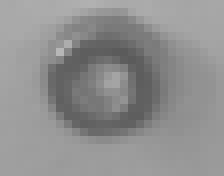
#> input picture templates/0.png, 28 x 22 px, given in place of the camera (shown 8 times larger)
$ python retex.py   (older library calls are emulated)
#> lines starting #> are read from the running program, lines starting #| are printed output that depends on the picture
#> further down, frame is the input picture: shape (22, 28, 3); min 91, max 183, mean 143.7
import cv2
import numpy as np

cap = cv2.VideoCapture(0)

def apply_retinex(image, sigma=10):
    # Convert the image to grayscale
#> called with sigma = 10
    gray_image = cv2.cvtColor(image, cv2.COLOR_BGR2GRAY)

    # Apply a logarithmic transform
    log_image = np.log1p(gray_image.astype(np.float32))
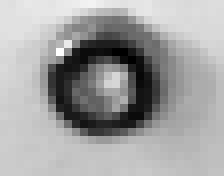
#> log_image: shape (22, 28) float32 (shown 8 times larger); min 4.52, max 5.21, mean 4.96; drawn with min black and max white

    # Apply Gaussian blur
    blurred_image = cv2.GaussianBlur(log_image, (0, 0), sigma)
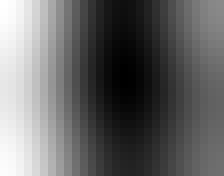
#> blurred_image: shape (22, 28) float32 (shown 8 times larger); min 4.94, max 4.97, mean 4.95; drawn with min black and max white

    # Calculate the reflectance
    reflectance_image = log_image - blurred_image

    # Rescale the reflectance image
    reflectance_image = cv2.normalize(reflectance_image, None, 0, 255, cv2.NORM_MINMAX, cv2.CV_8U)

    return reflectance_image

while(1):

    _,frame = cap.read()
    frame = apply_retinex(image=frame)

    if _ == True:
        cv2.imshow("diaplay",frame)
    if cv2.waitKey(1) & 0xff ==("q"):
#> (key Esc is pressed here)
        break

cap.release()
cv2.destroyAllWindows()
